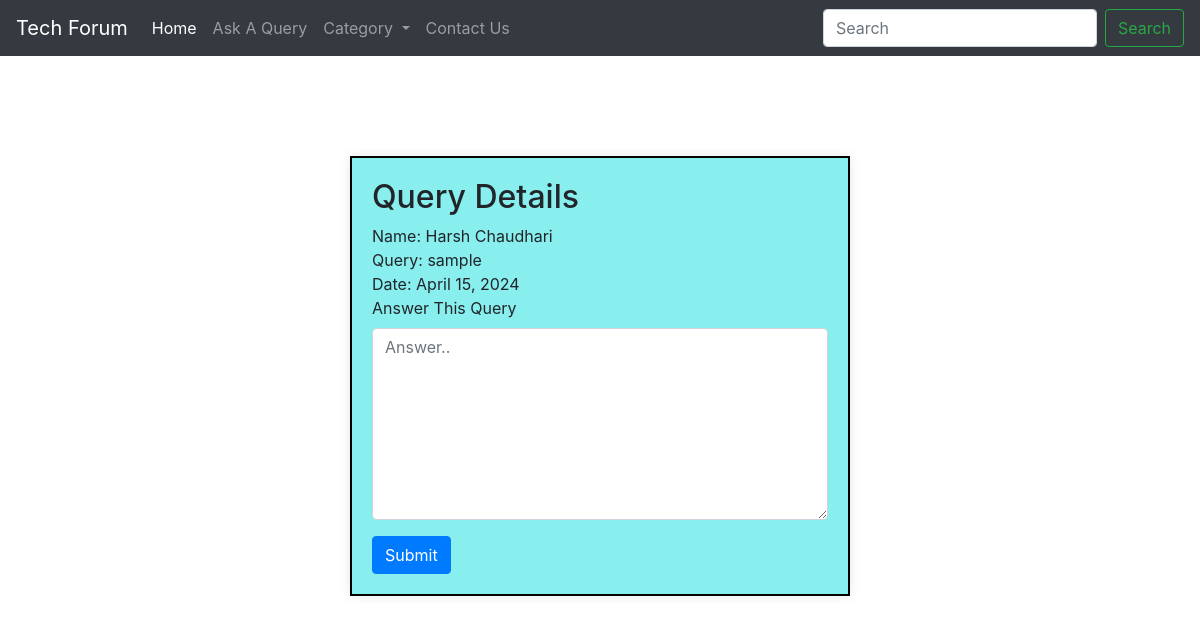
/AnsweringQuery/2, run on the app's committed database.
### Home/models.py (models this page shows, shortened)
class Querry(models.Model):
    query_id = models.AutoField(primary_key=True)
    name = models.CharField(max_length=122)
    email = models.EmailField(max_length=122)
    desc = models.TextField()
    date = models.DateField(default=date.today)
    Cat = models.CharField(max_length=20, default='Other')

### Home/views.py (the view)
# urls.py: path("AnsweringQuery/<int:query_id>",views.Answer,name='AnsweringQuery'),
def Answer(request, query_id):
    query = Querry.objects.get(pk=query_id)
    print(query_id)
    return render(request, 'Answer.html', {'query': query})

### Templates/Answer.html (shortened to what this page needs)
{% extends "base.html" %}
{% block body %}
    <div style="display: flex; justify-content: center; align-items: center; height: 80vh;">
        <div style="border: 2px solid #000000; padding: 20px; width: 500px; background-color: rgb(136, 238, 238); box-shadow: 0 0 10px rgba(0, 0, 0, 0.1);">
            <h2>Query Details</h2>
            Name: {{ query.name }}<br>
            Query: {{ query.desc }}<br>
            Date: {{ query.date }}<br>
            <form method="post" action="{% url 'Answered' query_id=query.query_id %}">
                <div class="form-group">
                    <label for="Answer">Answer This Query</label>
                    <textarea class="form-control" id="response" name="response" placeholder="Answer.." style="height: 192px;" required></textarea>
                  </div>
                <button type="submit" class="btn btn-primary">Submit</button>
              </form>
        </div>
    </div>
{% endblock body %}

### data on the page
Querry: name "Harsh Chaudhari", desc "sample", date "April 15, 2024"
